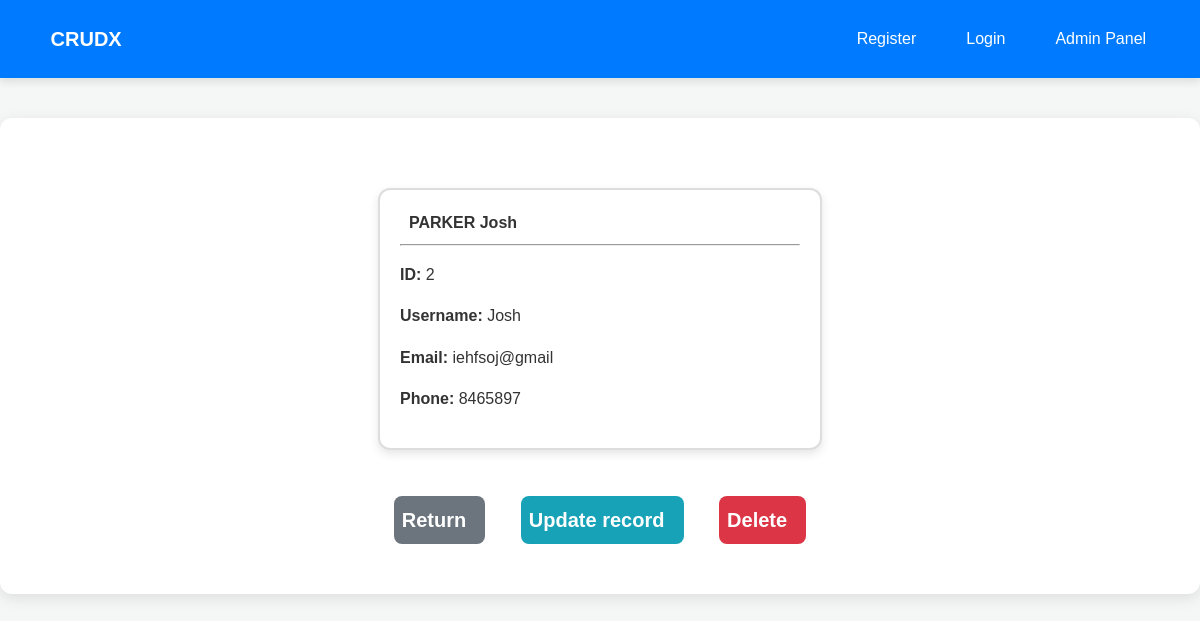
/view-record/2/, run on the app's committed database.
### webapp/models.py (models this page shows, shortened)
class Record(models.Model):
    user = models.ForeignKey(User, on_delete=models.CASCADE, null=True, blank=True)
    first_name = models.CharField(max_length=100)
    last_name = models.CharField(max_length=100)
    email = models.CharField(max_length=255)
    phone = models.CharField(max_length=20)

### webapp/views.py (the view)
# urls.py: path('view-record/<int:pk>/', views.view_record, name='view-record'),
def view_record(request, pk):
    record = get_object_or_404(Record, id=pk)
    return render(request, 'webapp/view-record.html', {'record': record})

### webapp/templates/webapp/view-record.html (shortened to what this page needs)
{% extends 'webapp/base.html' %}
{% block content %}
    <div class="card">
        <div class="card-body">
            <strong>
                {{ record.last_name|upper }}
                {{ record.first_name }}
            </strong>
            <hr>
            <p> <strong> ID: </strong> {{ record.id }} </p>
            <p> <strong> Username: </strong> {{ record.user.username }} </p>
            <p> <strong> Email: </strong> {{ record.email }} </p>
            <p> <strong> Phone: </strong> {{ record.phone }} </p>
        </div>
    </div>
    <br>
    <div class="button-container">
        <a href="{% url 'dashboard' %}" class="btn btn-secondary">
            Return &nbsp;
        </a>
        <a href="{% url 'update-record' record.id %}" class="btn btn-info">
            Update record &nbsp;
        </a>
        <a href="{% url 'delete-record' record.id %}" class="btn btn-danger">
            Delete &nbsp;
        </a>
    </div>
{% endblock %}

### static/css/style.css (style rules this page uses)
body { font-family: 'Arial', sans-serif; background-color: #f4f7f6; color: #333; margin: 0; padding: 0; box-sizing: border-box; line-height: 1.6; }
a { color: #1e88e5; text-decoration: none; transition: color 0.3s ease; }
.btn { padding: 8px 8px; border-radius: 8px; cursor: pointer; font-weight: bold; transition: background-color 0.3s ease, transform 0.2s ease; border: none; text-align: center; display: inline-block; font-size: 20px; }
.button-container { display: flex; justify-content: center; align-items: center; gap: 15px; font-size: 20px; }
.btn-secondary { background-color: #6c757d; color: #ffffff; font-size: 20px; }
.btn-info { background-color: #17a2b8; color: #ffffff; font-size: 20px; }
.btn-danger { background-color: #dc3545; color: #ffffff; font-size: 20px; }
.card { background-color: #fff; border: 2px solid #ddd; border-radius: 12px; padding: 20px; box-shadow: 0 4px 10px rgba(0, 0, 0, 0.1); max-width: 400px; margin: 20px auto; }
.card-body { color: #333; line-height: 1.6; }

### data on the page
Record: last_name "PARKER", first_name "Josh", id "2", user.username "Josh", email "iehfsoj@gmail", phone "8465897"
